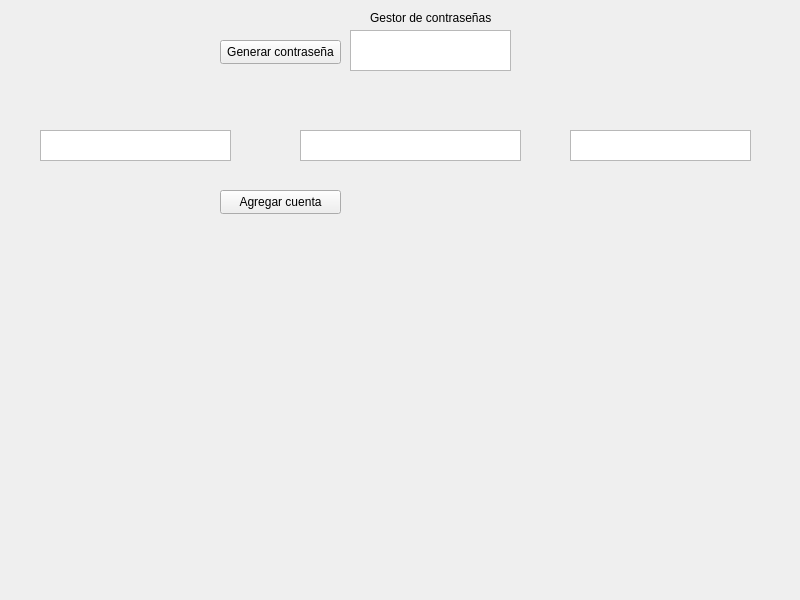
<?xml version="1.0" encoding="UTF-8"?>
<ui version="4.0">
 <class>Widget</class>
 <widget class="QWidget" name="Widget">
  <property name="geometry">
   <rect>
    <x>0</x>
    <y>0</y>
    <width>800</width>
    <height>600</height>
   </rect>
  </property>
  <property name="windowTitle">
   <string>Widget</string>
  </property>
  <widget class="QLabel" name="TitleMainWindow">
   <property name="geometry">
    <rect>
     <x>370</x>
     <y>10</y>
     <width>121</width>
     <height>16</height>
    </rect>
   </property>
   <property name="text">
    <string>Gestor de contraseñas</string>
   </property>
  </widget>
  <widget class="QPushButton" name="GenerarPasswordButton">
   <property name="geometry">
    <rect>
     <x>220</x>
     <y>40</y>
     <width>121</width>
     <height>24</height>
    </rect>
   </property>
   <property name="text">
    <string>Generar contraseña</string>
   </property>
  </widget>
  <widget class="QPlainTextEdit" name="ShowPassword">
   <property name="geometry">
    <rect>
     <x>350</x>
     <y>30</y>
     <width>161</width>
     <height>41</height>
    </rect>
   </property>
  </widget>
  <widget class="QPlainTextEdit" name="SiteAccount">
   <property name="geometry">
    <rect>
     <x>40</x>
     <y>130</y>
     <width>191</width>
     <height>31</height>
    </rect>
   </property>
  </widget>
  <widget class="QPlainTextEdit" name="EmailAccount">
   <property name="geometry">
    <rect>
     <x>300</x>
     <y>130</y>
     <width>221</width>
     <height>31</height>
    </rect>
   </property>
  </widget>
  <widget class="QPlainTextEdit" name="PasswordAccount">
   <property name="geometry">
    <rect>
     <x>570</x>
     <y>130</y>
     <width>181</width>
     <height>31</height>
    </rect>
   </property>
  </widget>
  <widget class="QPushButton" name="AddAccount">
   <property name="geometry">
    <rect>
     <x>220</x>
     <y>190</y>
     <width>121</width>
     <height>24</height>
    </rect>
   </property>
   <property name="text">
    <string>Agregar cuenta</string>
   </property>
  </widget>
 </widget>
 <resources/>
 <connections/>
</ui>
